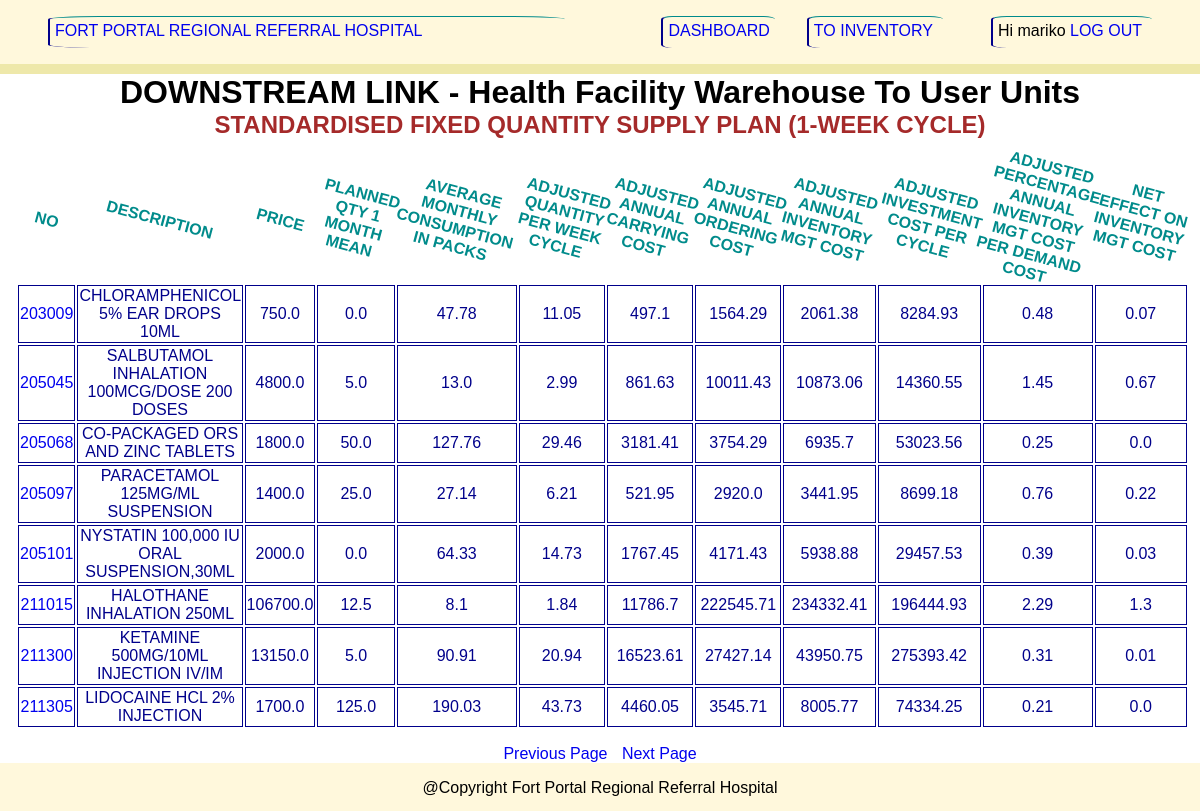
Page /analysis/standardised/supply/plan/list/1/week/?page=3 (signed in) on the committed database.
### analysis/models.py (models this page shows, shortened)
class ProductDetailExp(models.Model):
    code = models.IntegerField(default=100000,unique=True)
    description = models.CharField(unique=True,max_length=500)
    ven = models.CharField(max_length=5, null=True, blank=True)
    unit = models.DecimalField(max_digits=100, decimal_places=1, null=True)
    price = models.DecimalField(max_digits=100, decimal_places=1, null=True)
    planned_Qty_2Month_Mean = models.DecimalField(max_digits=100, decimal_places=1, null=True)
    currentStock = models.DecimalField(max_digits=100,decimal_places=3,default=0)

### inventory/decorators.py (the view)
        def wrapper_func(request,*args,**kwargs):
            group = request.user.groups.all()
            names = []
            for gp in group:
                names.append(str(gp.name))
            if status in names:
                return view_func2(request,*args,**kwargs)
            else:
                return HttpResponse("<h1>You are not authorized to access this page!</h1>")

### analysis/templates/analysis/standard_c_method_1_week.html (shortened to what this page needs)
{% extends 'analysis_base.html' %}
{% block content%}
<div class="eoq" style="overflow:auto;">
    <h1 style="text-align:center;margin:0;">DOWNSTREAM LINK - Health Facility Warehouse To User Units</h1>
    <h2 style="text-align:center;margin:0;">STANDARDISED FIXED QUANTITY SUPPLY PLAN (1-WEEK CYCLE)</h2>
    <table style="padding:1rem;">
        <thead>
        <tr>
            <th>NO</th>
            <th>DESCRIPTION</th>
            <th>PRICE</th>
            <th>PLANNED QTY 1 MONTH MEAN</th>
            <th>AVERAGE MONTHLY CONSUMPTION IN PACKS</th>
            <th>ADJUSTED QUANTITY PER WEEK CYCLE</th>
            <th>ADJUSTED ANNUAL CARRYING COST</th>
            <th>ADJUSTED ANNUAL ORDERING COST</th>
            <th>ADJUSTED ANNUAL INVENTORY MGT COST</th>
            <th>ADJUSTED INVESTMENT COST PER CYCLE</th>
            <th>ADJUSTED PERCENTAGE ANNUAL INVENTORY MGT COST PER DEMAND COST</th>
            <th>NET EFFECT ON INVENTORY MGT COST</th>
        </tr>
        </thead>
        <tbody>
    {% for i in data_df %}
    <tr>
        <td><a href="{% url 'weeksupplyplancde' i.code %}">{{ i.code }}</a></td>
        <td>{{ i.desc }}</td>
        <td>{{ i.price }}</td>
        <td>{{ i.planned_qty_1_month_mean }}</td>
        <td>{{ i.amc_in_packs }}</td>
        <td>{{ i.adjusted_quantity_per_week_cycle }}</td>
        <td>{{ i.adjusted_annual_carrying_cost }}</td>
        <td>{{ i.adjusted_annual_ordering_cost }}</td>
        <td>{{ i.adjusted_annual_inventory_mgt_cost }}</td>
        <td>{{ i.adjusted_investment_cost_per_cycle }}</td>
        <td>{{ i.adjusted_percentage_annual_inventory_mgt_cost_per_demand_cost }}</td>
        <td>{{ i.net_effect_on_inventory_mgt_costs }}</td>
        </tr>
        {% endfor %}
        </tbody>
    </table>
</div>
<div style="text-align: center">
    {% if data_df.has_previous %}
    <a style="margin-right: 10px;" href="{% url 'weeksupplyplanlist' %}?page={{ data_df.previous_page_number }}">Previous Page</a>
    {% endif %}
    {% if data_df.has_next %}
    <a href="{% url 'weeksupplyplanlist' %}?page={{ data_df.next_page_number }}">Next Page</a>
    {% endif %}
</div>
{% endblock %}

### analysis/templates/analysis_base.html (shortened to what this page needs)
<!DOCTYPE html>
{% load static %}
<html lang="en">
<head>
    <link rel="stylesheet" type="text/css" href="{% static 'css/myCss.css' %}">
</head>
<body>
<div style="display: flex; flex-direction: column; min-height:100vh;">
    <div class="header">
        <p style="flex-grow:1;margin-left:3rem;margin-right:5rem;"><a href="{% url 'productsDashboard' %}">
            FORT PORTAL REGIONAL REFERRAL HOSPITAL</a></p>
        <p style="margin-left:1rem;margin-right:2rem;"><a href="{% url 'productsDashboard' %}">DASHBOARD</a></p>
        <p style="margin-right: 3rem;;padding-right:10px;"><a href="{% url 'inventoryLink' %}">TO INVENTORY</a></p>
        {% if request.user %}
        <p style="margin-right: 3rem;;padding-right:10px;"><span>Hi {{ request.user }}</span>
            <a href="{% url 'logout_user' %}">LOG OUT</a></p>
        {% else %}
        <p style="margin-right: 3rem;;padding-right:10px;"><a href="{% url 'login_user' %}">LOG IN</a></p>
        {% endif %}
    </div>
    <div class="main" style="flex-grow:1">
        {% block content %}
        {% endblock %}
    </div>
    <div style="display :flex; background:cornsilk; height:3rem; justify-content: space-evenly;">
        <p>@Copyright Fort Portal Regional Referral Hospital</p>
    </div>
</div>
</body>
</html>

### analysis/templates/analysis_base.html (style rules this page uses)
body { margin:0; font-family: sans-serif; }
.header { display :flex; background: cornsilk; height:4rem; justify-content: space-evenly; border-bottom: 10px solid palegoldenrod; }
a { text-decoration : none; }
td { border: 1px solid blue; }

### analysis/templates/analysis/standard_c_method_1_week.html (style rules this page uses)
.header { background: cornsilk; }
body > div > div.header > p { border-top: 1px solid darkcyan; border-left: 2px solid darkblue; border-radius:10%; padding:5px; }
.eoq { display:flex; flex-direction:column; }
h2 { color: brown; }
th { padding:0; color : darkcyan; transform: rotateZ(15deg); }
td { border: 1px solid darkblue; color:darkblue; text-align:center; }

### rows in the picture
ProductDetailExp: code "203009", desc "CHLORAMPHENICOL 5% EAR DROPS 10ML", price "750.0", planned_qty_1_month_mean "0.0", amc_in_packs "47.78", adjusted_quantity_per_week_cycle "11.05", adjusted_annual_carrying_cost "497.1", adjusted_annual_ordering_cost "1564.29", adjusted_annual_inventory_mgt_cost "2061.38", adjusted_investment_cost_per_cycle "8284.93", adjusted_percentage_annual_inventory_mgt_cost_per_demand_cost "0.48", net_effect_on_inventory_mgt_costs "0.07"
ProductDetailExp: code "205045", desc "SALBUTAMOL INHALATION 100MCG/DOSE 200 DOSES", price "4800.0", planned_qty_1_month_mean "5.0", amc_in_packs "13.0", adjusted_quantity_per_week_cycle "2.99", adjusted_annual_carrying_cost "861.63", adjusted_annual_ordering_cost "10011.43", adjusted_annual_inventory_mgt_cost "10873.06", adjusted_investment_cost_per_cycle "14360.55", adjusted_percentage_annual_inventory_mgt_cost_per_demand_cost "1.45", net_effect_on_inventory_mgt_costs "0.67"
ProductDetailExp: code "205068", desc "CO-PACKAGED ORS AND ZINC TABLETS", price "1800.0", planned_qty_1_month_mean "50.0", amc_in_packs "127.76", adjusted_quantity_per_week_cycle "29.46", adjusted_annual_carrying_cost "3181.41", adjusted_annual_ordering_cost "3754.29", adjusted_annual_inventory_mgt_cost "6935.7", adjusted_investment_cost_per_cycle "53023.56", adjusted_percentage_annual_inventory_mgt_cost_per_demand_cost "0.25", net_effect_on_inventory_mgt_costs "0.0"
ProductDetailExp: code "205097", desc "PARACETAMOL 125MG/ML SUSPENSION", price "1400.0", planned_qty_1_month_mean "25.0", amc_in_packs "27.14", adjusted_quantity_per_week_cycle "6.21", adjusted_annual_carrying_cost "521.95", adjusted_annual_ordering_cost "2920.0", adjusted_annual_inventory_mgt_cost "3441.95", adjusted_investment_cost_per_cycle "8699.18", adjusted_percentage_annual_inventory_mgt_cost_per_demand_cost "0.76", net_effect_on_inventory_mgt_costs "0.22"
ProductDetailExp: code "205101", desc "NYSTATIN 100,000 IU ORAL SUSPENSION,30ML", price "2000.0", planned_qty_1_month_mean "0.0", amc_in_packs "64.33", adjusted_quantity_per_week_cycle "14.73", adjusted_annual_carrying_cost "1767.45", adjusted_annual_ordering_cost "4171.43", adjusted_annual_inventory_mgt_cost "5938.88", adjusted_investment_cost_per_cycle "29457.53", adjusted_percentage_annual_inventory_mgt_cost_per_demand_cost "0.39", net_effect_on_inventory_mgt_costs "0.03"
ProductDetailExp: code "211015", desc "HALOTHANE INHALATION 250ML", price "106700.0", planned_qty_1_month_mean "12.5", amc_in_packs "8.1", adjusted_quantity_per_week_cycle "1.84", adjusted_annual_carrying_cost "11786.7", adjusted_annual_ordering_cost "222545.71", adjusted_annual_inventory_mgt_cost "234332.41", adjusted_investment_cost_per_cycle "196444.93", adjusted_percentage_annual_inventory_mgt_cost_per_demand_cost "2.29", net_effect_on_inventory_mgt_costs "1.3"
ProductDetailExp: code "211300", desc "KETAMINE 500MG/10ML INJECTION IV/IM", price "13150.0", planned_qty_1_month_mean "5.0", amc_in_packs "90.91", adjusted_quantity_per_week_cycle "20.94", adjusted_annual_carrying_cost "16523.61", adjusted_annual_ordering_cost "27427.14", adjusted_annual_inventory_mgt_cost "43950.75", adjusted_investment_cost_per_cycle "275393.42", adjusted_percentage_annual_inventory_mgt_cost_per_demand_cost "0.31", net_effect_on_inventory_mgt_costs "0.01"
ProductDetailExp: code "211305", desc "LIDOCAINE HCL 2% INJECTION", price "1700.0", planned_qty_1_month_mean "125.0", amc_in_packs "190.03", adjusted_quantity_per_week_cycle "43.73", adjusted_annual_carrying_cost "4460.05", adjusted_annual_ordering_cost "3545.71", adjusted_annual_inventory_mgt_cost "8005.77", adjusted_investment_cost_per_cycle "74334.25", adjusted_percentage_annual_inventory_mgt_cost_per_demand_cost "0.21", net_effect_on_inventory_mgt_costs "0.0"

### other values in the picture
{{ request.user }} "mariko"
